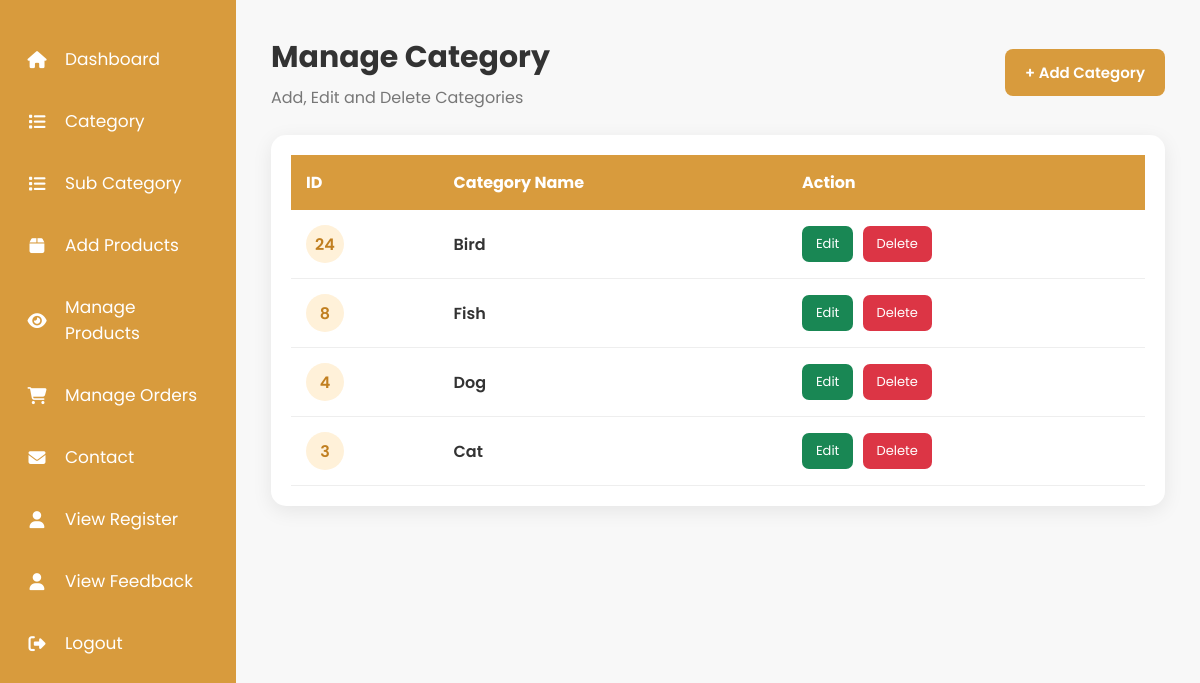
The app's page /admin/add_catagory.php (signed in) with its own data.
### tables this page shows
CREATE TABLE `category` (
  `id` int(10) NOT NULL,
  `category` varchar(20) NOT NULL
);

### admin/add_catagory.php (the view, shortened to what this page needs)
<?php
include("conn.php");
$result = mysqli_query(
    $conn,
    "SELECT * FROM category ORDER BY id DESC"
);
include("slide_bar.php");
?>
<!DOCTYPE html>
<html lang="en">
<head>
</head>
<body>
<div class="main">
<div class="page-header">
    <div>
        <h2>Manage Category</h2>
        <p>
            Add, Edit and Delete Categories
        </p>
    </div>
    <button
        type="button"
        class="add-category-btn"
        onclick="openCategoryForm()"
    >
        + Add Category
    </button>
</div>
<div class="table-box">
<table>
<thead>
<tr>
    <th>ID</th>
    <th>Category Name</th>
    <th>Action</th>
</tr>
</thead>
<tbody>
<?php
if (
    $result &&
    mysqli_num_rows($result) > 0
) {
    while (
        $row = mysqli_fetch_assoc($result)
    ) {
?>
<tr>
<td>
    <div class="id-circle">
        <?php
        echo $row['id'];
        ?>
    </div>
</td>
<td>
    <div class="category-name">
        <?php
        echo htmlspecialchars(
            $row['category']
        );
        ?>
    </div>
</td>
<td>
<a
    href="add_catagory.php?edit=<?php
        echo $row['id'];
    ?>"
    class="edit-btn"
>
    Edit
</a>
<a
    href="add_catagory.php?delete=<?php
        echo $row['id'];
    ?>"
    class="delete-btn"
    onclick="
        return confirm(
            'Are you sure you want to delete this category?'
        );
    "
>
    Delete
</a>
</td>
</tr>
<?php
    }
}
?>
</tbody>
</table>
</div>
</div>
</body>
</html>

### admin/slide_bar.php (style rules this page uses)
* { margin: 0; padding: 0; box-sizing: border-box; }
body { font-family: Arial, sans-serif; }

### admin/add_catagory.php (style rules this page uses)
* { margin:0; padding:0; box-sizing:border-box; font-family:'Poppins',sans-serif; }
body { background:#f8f8f8; }
.main { margin-left:236px; padding:35px; }
.page-header { display:flex; justify-content:space-between; align-items:center; margin-bottom:25px; }
.page-header h2 { font-size:30px; color:#333; }
.page-header p { color:#777; margin-top:5px; }
.add-category-btn { background:#d89b3d; color:white; border:none; padding:12px 20px; border-radius:8px; font-size:15px; font-weight:600; cursor:pointer; transition:.3s; }
.table-box { background:white; padding:20px; border-radius:15px; box-shadow:0 5px 20px rgba(0,0,0,.08); overflow-x:auto; }
table { width:100%; border-collapse:collapse; }
th { background:#d89b3d; color:white; padding:15px; text-align:left; }
td { padding:15px; border-bottom:1px solid #eee; }
.id-circle { width:38px; height:38px; border-radius:50%; background:#fff1d9; color:#c17f20; display:flex; justify-content:center; align-items:center; font-weight:600; }
.category-name { font-weight:600; color:#333; }
.edit-btn, .delete-btn { display:inline-block; padding:8px 14px; border-radius:7px; color:white; text-decoration:none; font-size:13px; margin-right:5px; border:none; cursor:pointer; }
.edit-btn { background:#198754; }
.delete-btn { background:#dc3545; }

### records on screen
category: id "24", category "Bird"
category: id "8", category "Fish"
category: id "4", category "Dog"
category: id "3", category "Cat"
